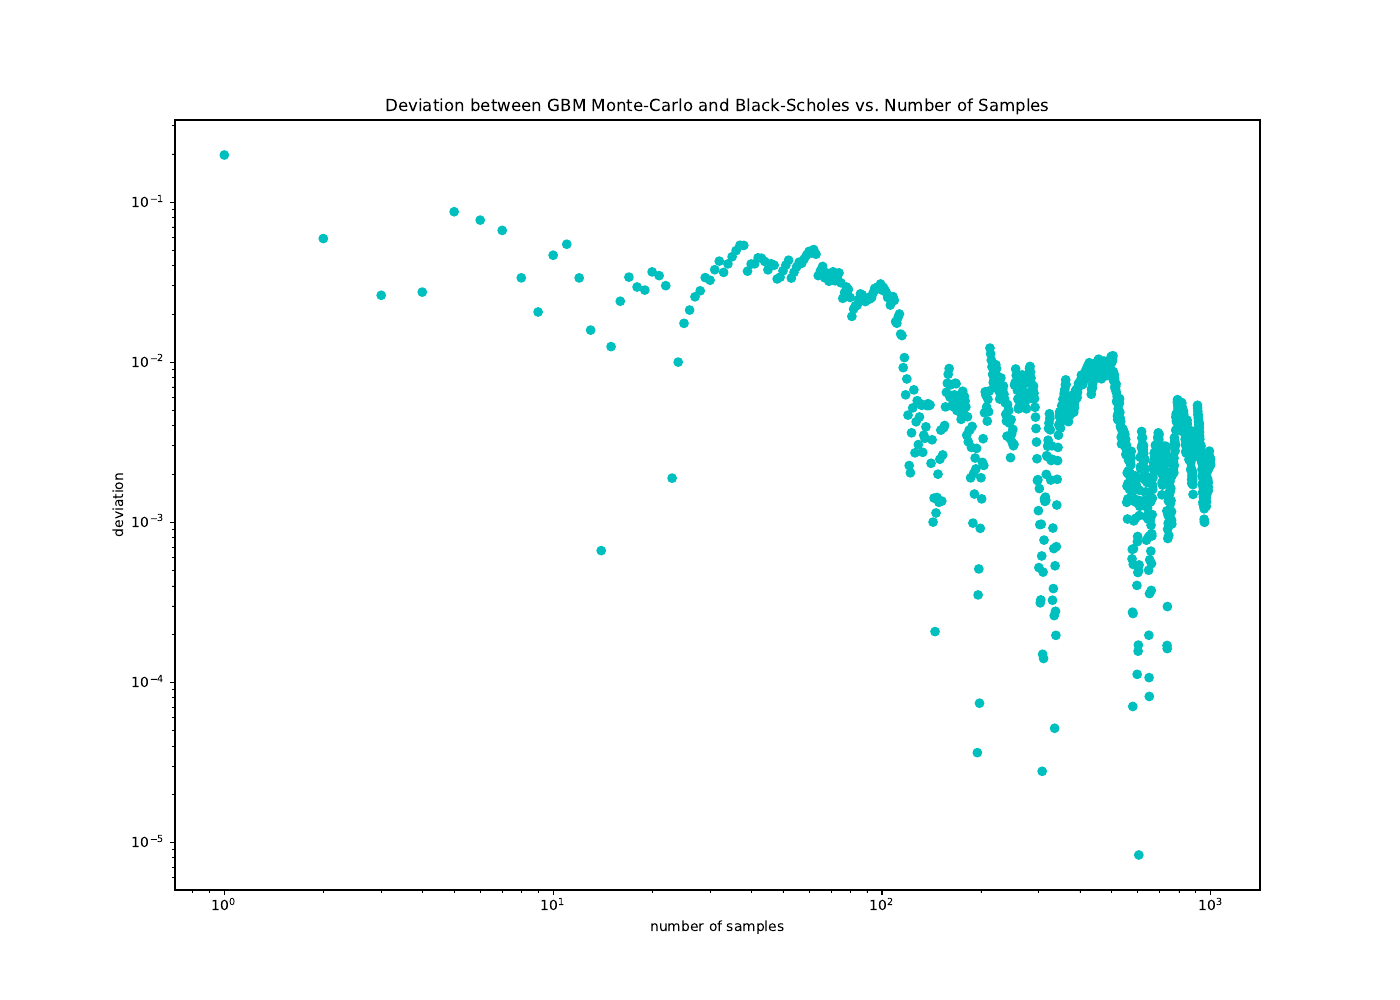

Write Python code to recreate this figure.
import numpy as np
import matplotlib.pyplot as plt
from scipy.stats import stats
from HW06_2019_10_21.p1a import geom_brownian
from HW04_2019_10_07.p1 import payoff
from HW04_2019_10_07.p2 import black_scholes

if __name__ == '__main__':
    X = 0.9
    T = 1
    r = mu = 0.05
    sigma = 0.3
    S0 = 1

    price_black = black_scholes(r=r, sigma=sigma, S=S0, K=X, T=T)

    diff_lst = []
    i_lst = np.arange(1, 1000)

    for i in i_lst:
        seeds = np.arange(i)

        # Monte Carlo Simulation
        # Sample random paths for S in a risk-neutral world.
        S_lst = [geom_brownian(N=500, mu=mu, sigma=sigma, seed=seed)[-1] for seed in seeds]
        # Calculate the payoff from the derivative.
        pf_lst = [payoff(S=S, K=X) for S in S_lst]
        # Calculate the mean of the sample payoffs to get an estimate of the expected payoff in a risk-neutral world.
        pf_mean = np.mean(pf_lst)
        # Discount this expected payoff at the risk-free rate to get an estimate of the value of the derivative.
        # price = pf_mean / (1 + r)
        price = pf_mean / np.exp(r * T)

        diff = np.abs(price_black - price)
        diff_lst.append(diff)

    slope, intercept, r_value, p_value, std_err = stats.linregress(np.log(i_lst), np.log(diff_lst))
    print("Rate of Convergence:", slope)

    plt.rc('figure', figsize=(14, 10))
    plt.plot(i_lst, diff_lst, 'co')
    plt.xlabel('number of samples')
    plt.ylabel('deviation')
    plt.title('Deviation between GBM Monte-Carlo and Black-Scholes vs. Number of Samples')
    plt.xscale('log')
    plt.yscale('log')
    plt.savefig('p2.pdf')
    plt.show()